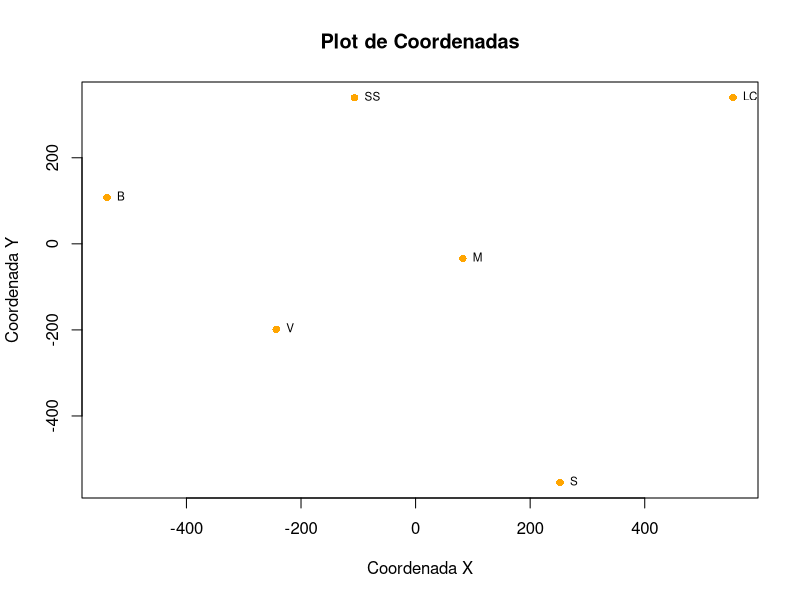
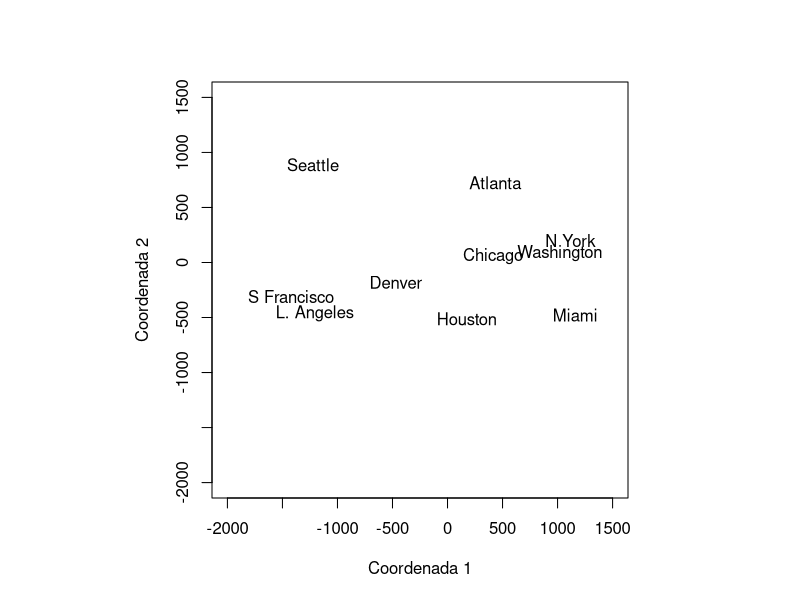
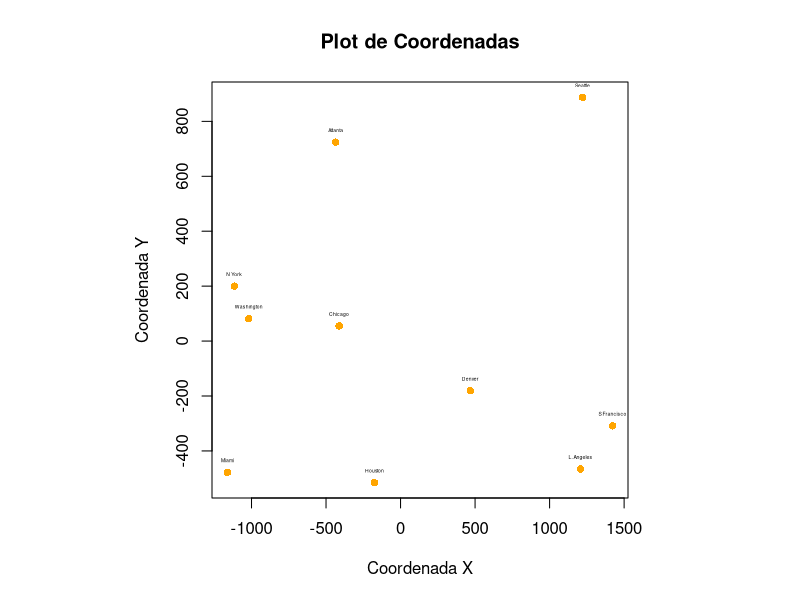
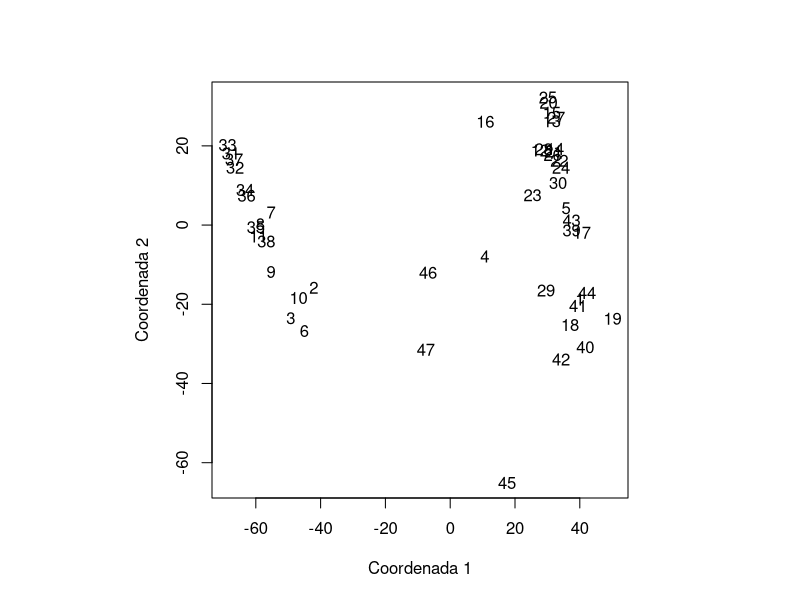
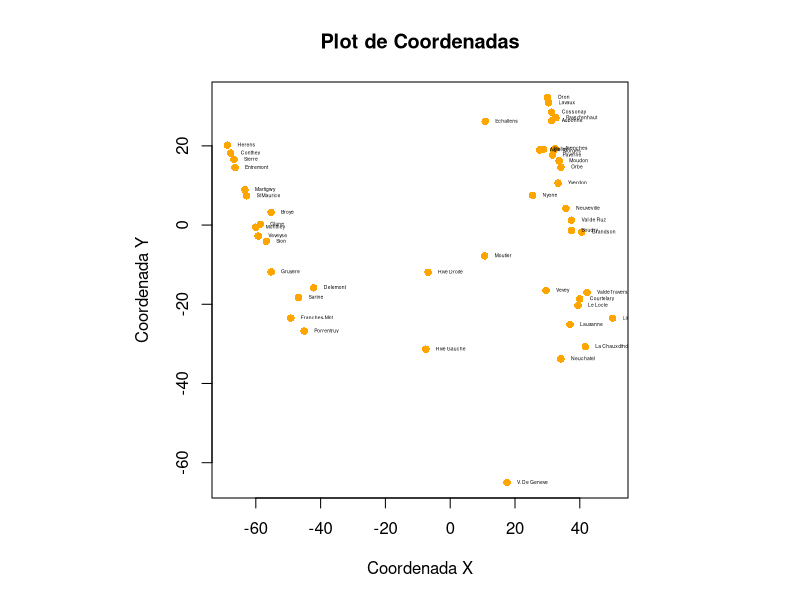

Write R code to recreate these figures, in order.
# Del documento adjunto MDS no metrico.pdf leer la sección MDS no métrico y
# replicar en R los dos ejemplos que ahí se presentan.

#------------------------------Ejemplo 1-----------------------------------

nombres_fila_columna1 <- c("M", "B", "V", "S", "SS", "LC")

m <- matrix(c(
  0,   627, 351, 550, 488, 603,
  627, 0,   361, 1043,565, 1113,
  351, 361, 0,   567, 564, 954,
  550, 1043,567, 0,   971, 950,
  488, 565, 564, 971, 0,   713,
  603, 1113,954, 950, 713, 0), 
  nrow = 6, byrow = TRUE)

m <- as.data.frame(m)
rownames(m) <- nombres_fila_columna1
colnames(m) <- nombres_fila_columna1
m <- as.matrix(m)

#Calculamos Q
Q <- matrix(0, nrow = 6, ncol = 6)

sum1 <- c()
i <- 0
for (s in 1:6) {
  for (r in 1:6) {
    i <- i + (m[r,s])^2
    sum1[s] <- i
  }
  i <- 0 
}
  
sum2 <- c()
j <- 0
for (r in 1:6) {
  for (s in 1:6) {
    j <- j + (m[r,s])^2
    sum2[r] <- j
  }
  j <- 0 
}

sum3 <- 0
for (r in 1:6) {
  for (s in 1:6) {
    sum3 <- sum3 + (m[r,s])^2
  }
}

for (r in 1:6) {
  for (s in 1:6) {
    Q[r,s] <- -(1/2)*(((m[r,s])^2) - (1/6)*sum1[s] - (1/6)*sum2[r] + 
                        (1/6^2)*sum3)
  }
}

Q 

#Encontramos los valores y vectores propios de Q 
propios <- eigen(Q)
valores_propios <- propios$values
valores_propios <- valores_propios[-c(5,6)]
vectores_propios <- propios$vectors
vectores_propios <- vectores_propios[,-c(5,6)]
valores_propios
vectores_propios

#Calculamos las coordenadas 
coordenadas <- matrix(0, nrow = 6, ncol = 4)
for (i in 1:6) {
  for (j in 1:4) {
    coordenadas[i,j] <- sqrt(valores_propios[j])*vectores_propios[i,j]
  }
}

coordenadas[,1:2]

#Graficamos
plot(coordenadas[,1], coordenadas[,2], col = "orange", pch = 16,
     xlab = "Coordenada X", ylab = "Coordenada Y", main = "Plot de Coordenadas")
text(coordenadas[,1], coordenadas[,2], 
     labels = rownames(m), pos = 4, cex = 0.7, col = "black")

#------------------------------Ejemplo 2-----------------------------------

nombres_fila_columna2 <- c("Atlanta", "Chicago", "Denver", "Houston", 
                           "L. Angeles", "Miami", "N York", 
                           "S Francisco", "Seattle", "Washington")
aire.dist <- matrix(c(0, 587, 1212, 701, 1936, 604, 748, 2139, 218, 543,
                      587, 0, 920, 940, 1745, 1188, 713, 1858, 1737, 597,
                      1212, 920, 0, 879, 831, 1726, 1631, 949, 1021, 1494,
                      701, 940, 879, 0, 1374, 968, 1420, 1645, 1891, 1220,
                      1936, 1745, 831, 1374, 0, 2339, 2451, 347, 959, 2300,
                      604, 1188, 1726, 968, 2339, 0, 1092, 2594, 2734, 923,
                      748, 713, 1631, 1420, 2451, 1092, 0, 2571, 2408, 205,
                      2139, 1858, 949, 1645, 347, 2594, 2571, 0, 678, 2442,
                      218, 1737, 1021, 1891, 959, 2734, 2408, 678, 0, 2329,
                      543, 597, 1494, 1220, 2300, 923, 205, 2442, 2329, 0), 
                    nrow = 10, byrow = TRUE)
aire.dist <- as.data.frame(aire.dist)
rownames(aire.dist) <- nombres_fila_columna2
colnames(aire.dist) <- nombres_fila_columna2

# Se efectua un analisis clasico MDS metrico
aire.mds <- cmdscale(as.matrix(aire.dist),k=9,eig=T)
aire.mds

# Se Calculan los autovalores
aire.mds$eig

# Se normalizan los dos primeros autovalores
sum(abs(aire.mds$eig[1:2]))/sum(abs(aire.mds$eig))
sum(aire.mds$eig[1:2]^2)/sum(aire.mds$eig^2)

# Se muestran las coordenadas de las ciudades en las dos dimensiones
aire.mds$points[,1:2]

# Se dibujan las coordenadas de las ciudades en las dos dimensiones
par(pty="s")
plot(-aire.mds$points[,1],aire.mds$points[,2],type="n",xlab="Coordenada 1",
     ylab="Coordenada 2",xlim = c(-2000,1500),ylim=c(-2000,1500))
text(-aire.mds$points[,1],aire.mds$points[,2],labels=row.names(aire.dist))

#otra manera de dibujar las coordenadas 
plot(aire.mds$points[,1], aire.mds$points[,2], col = "orange", pch = 16, 
     xlab = "Coordenada X", ylab = "Coordenada Y", main = "Plot de Coordenadas")
text(aire.mds$points[,1], aire.mds$points[,2], 
     labels = rownames(aire.mds$points), pos = 3, cex = 0.3, col = "black")


library(MASS)
data(swiss)

# El fichero original de datos viene recogido ya en MASS:
swiss
swiss.x <- as.matrix(swiss[, -1])
swiss.dist <- dist(swiss.x)
swiss.mds <- isoMDS(swiss.dist)

# Las coordenadas son
swiss.mds$points

# Se dibujan los puntos
plot(swiss.mds$points, type="n", xlab="Coordenada 1", ylab="Coordenada 2")
text(swiss.mds$points, labels=as.character(1:nrow(swiss.x)))

#Otra manera de dibujar los puntos con los nombres de etiqueta 
coordenadas <- swiss.mds$points
nombres <- rownames(swiss.mds$points)

plot(coordenadas[,1], coordenadas[,2], col = "orange", pch = 16, 
     xlab = "Coordenada X", ylab = "Coordenada Y", main = "Plot de Coordenadas")
text(coordenadas[,1], coordenadas[,2], labels = nombres, pos = 4, cex = 0.3, 
     col = "black")

